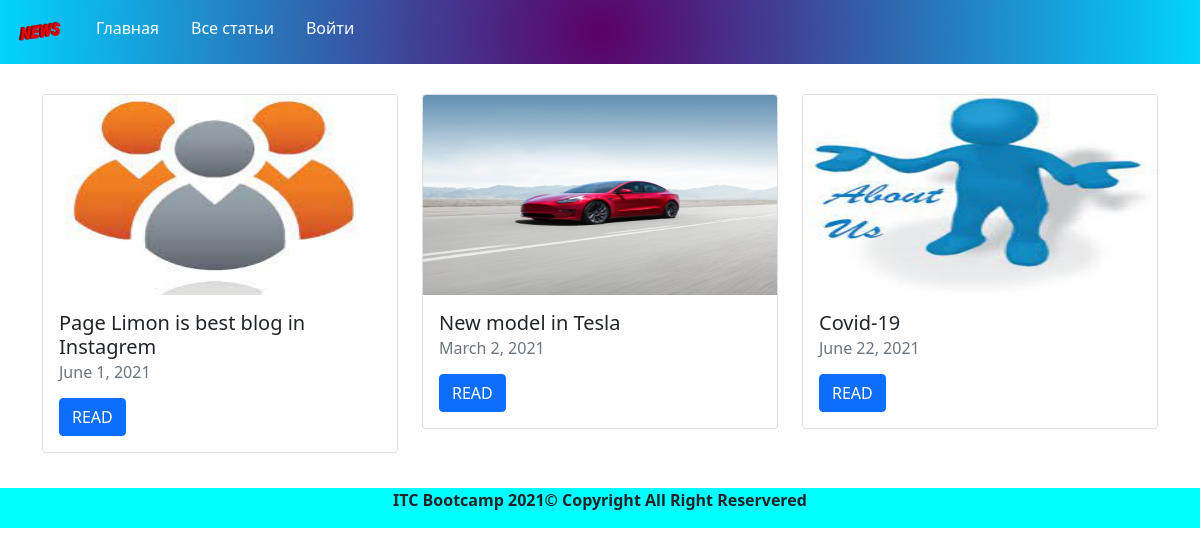
The page /posts/category/1 on the database its author committed.
### blog/models.py (models this page shows, shortened)
class Post(models.Model):
    title = models.CharField(max_length=255)
    category_name = models.CharField(max_length=255)
    post_category = models.ForeignKey( PostCategory,on_delete=CASCADE)
    content = models.TextField
    short_content = models.TextField()
    published = models.DateField()
    image = models.ImageField(upload_to='images/')

### blog/views.py (the view)
# urls.py: path('posts/category/<int:category_id>',views.post_cat)
def post_cat(request, category_id):
    post_categories = PostCategory.objects.all()
    posts = Post.objects.filter(post_category_id=category_id)
    return render(request,'posts.html',{
        'posts_lists': posts,
        'posts_categories': post_categories
    })

### blog/templates/posts.html (shortened to what this page needs)
<!DOCTYPE html>
<html lang="en">
<head>
    <link rel="stylesheet" href="/static/css/bootstrap-5.0.1-dist/css/bootstrap.css">
    <link rel="stylesheet" href="/static/css/style.css">
</head>
<body>
    {% include 'header.html' %}
    <div class="container post-container">
        <div class="row">
            {% for post in posts_lists %}
                <div class="col-md-4" style="margin-bottom: 15px;">
                    <div class="card">
                        <img src="{{ post.image.url }}"
                        class="card-img-top post-image">
                        <div class="card-body">
                          <h5 class="card-title">{{post.title}}</h5>
                          <h6 class="card-subtitle mb-2 text-muted">
                            {{ post.published}}
                            </h6>
                          <a href="/post/{{post.id}}" class="btn btn-primary">READ</a>
                        </div>
                    </div>
                </div>
            {% endfor %}
        </div>
    </div>
    {% include 'footer.html'%}
</body>
</html>

### blog/static/css/style.css (style rules this page uses)
.post-container { margin-top: 30px; }
.post-image { height: 200px; }

### rows shown on the page
Post: image (picture), title "Page Limon is best blog in Instagrem", published "June 1, 2021"
Post: image (picture), title "New model in Tesla", published "March 2, 2021"
Post: image (picture), title "Covid-19", published "June 22, 2021"
